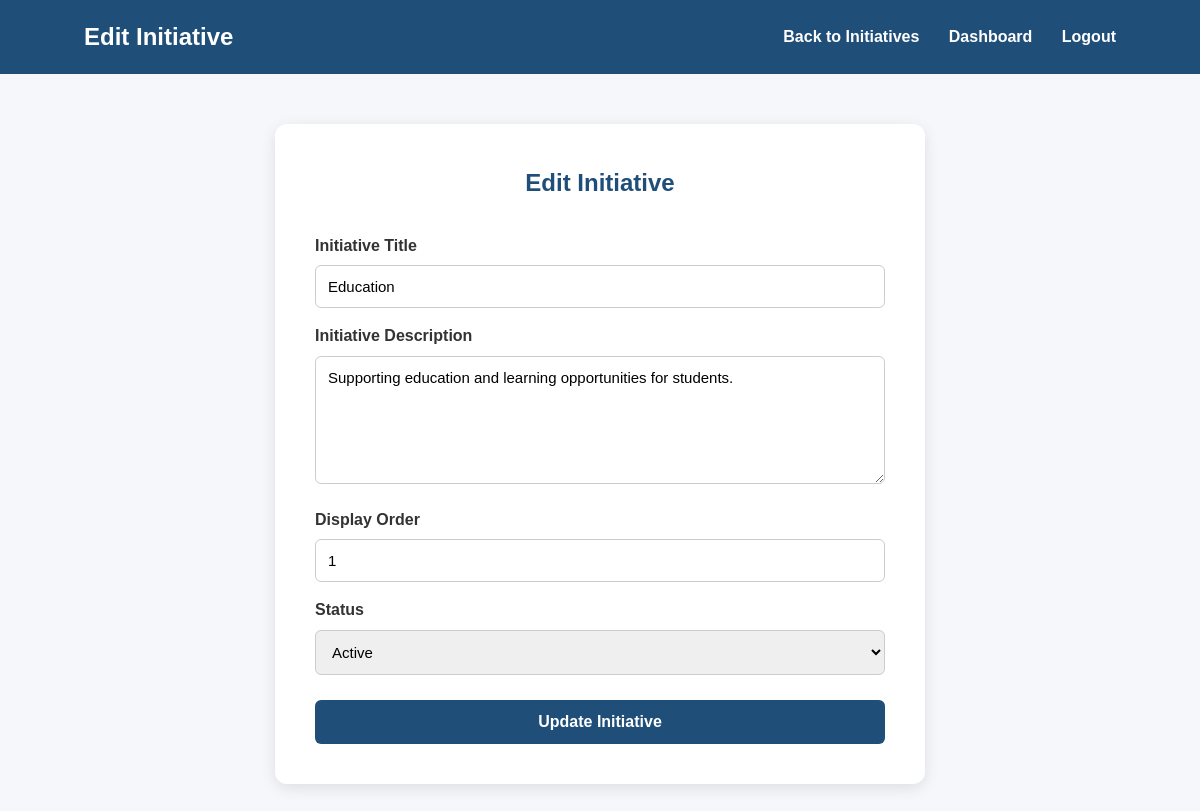
The app's page /admin/initiatives/edit/1 (signed in) with its own data.
### tables this page shows
CREATE TABLE initiatives (
            id INTEGER PRIMARY KEY AUTOINCREMENT,
            title TEXT NOT NULL,
            description TEXT,
            image_url TEXT,
            display_order INTEGER DEFAULT 1,
            status INTEGER DEFAULT 1
        );

### app.py (the view, shortened to what this page needs)
@app.route(
    "/admin/initiatives/edit/<int:initiative_id>",
    methods=["GET", "POST"]
)
def edit_initiative(initiative_id):
    if not session.get("admin_logged_in"):
        return redirect(
            url_for("admin_login")
        )
    connection = get_db_connection()
    initiative = connection.execute(
        """
        SELECT *
        FROM initiatives
        WHERE id = ?
        """,
        (initiative_id,)
    ).fetchone()
    if initiative is None:
        connection.close()
        return "Initiative not found", 404
    connection.close()
    return render_template(
        "edit_initiative.html",
        initiative=initiative
    )

### database.py (called while the page is built)
def get_db_connection():
    connection = sqlite3.connect(DATABASE)
    connection.row_factory = sqlite3.Row
    return connection

### templates/edit_initiative.html (shortened to what this page needs)
<!DOCTYPE html>
<html lang="en">
<head>
    <link rel="stylesheet"
          href="{{ url_for('static', filename='css/style.css') }}">
</head>
<body>
<header>
    <div class="logo">
        Edit Initiative
    </div>
    <nav>
        <a href="{{ url_for('manage_initiatives') }}">
            Back to Initiatives
        </a>
        <a href="{{ url_for('admin_dashboard') }}">
            Dashboard
        </a>
        <a href="{{ url_for('admin_logout') }}">
            Logout
        </a>
    </nav>
</header>
<section class="form-section">
    <div class="form-box">
        <h1>
            Edit Initiative
        </h1>
        <form method="POST">
            <label for="title">
                Initiative Title
            </label>
            <input
                type="text"
                id="title"
                name="title"
                value="{{ initiative['title'] }}"
                required>
            <label for="description">
                Initiative Description
            </label>
            <textarea
                id="description"
                name="description"
                rows="6"
                required>{{ initiative['description'] }}</textarea>
            <label for="display_order">
                Display Order
            </label>
            <input
                type="number"
                id="display_order"
                name="display_order"
                value="{{ initiative['display_order'] }}"
                min="1"
                required>
            <label for="status">
                Status
            </label>
            <select
                id="status"
                name="status">
                <option
                    value="1"
                    {% if initiative['status'] == 1 %}
                    selected
                    {% endif %}>
                    Active
                </option>
            </select>
            <button type="submit">
                Update Initiative
            </button>
        </form>
    </div>
</section>
</body>
</html>

### static/css/style.css (style rules this page uses)
* { margin: 0; padding: 0; box-sizing: border-box; }
body { font-family: Arial, sans-serif; line-height: 1.6; color: #333; background-color: #f8f9fa; }
header { background: #1f4e79; color: white; padding: 18px 7%; display: flex; justify-content: space-between; align-items: center; }
.logo { font-size: 24px; font-weight: bold; }
nav a { color: white; text-decoration: none; margin-left: 25px; font-weight: bold; }
.form-section { min-height: calc(100vh - 70px); padding: 50px 20px; background: #f5f7fa; display: flex; justify-content: center; }
.form-box { background: white; width: 650px; max-width: 100%; padding: 40px; border-radius: 12px; box-shadow: 0 4px 15px rgba(0, 0, 0, 0.1); height: fit-content; }
.form-box h1 { text-align: center; color: #1f4e79; margin-bottom: 30px; }
.form-box label { display: block; margin-top: 15px; margin-bottom: 7px; font-weight: bold; }
.form-box input, .form-box textarea, .form-box select { width: 100%; padding: 12px; border: 1px solid #ccc; border-radius: 6px; font-size: 15px; font-family: Arial, sans-serif; }
.form-box textarea { resize: vertical; }
.form-box button { width: 100%; margin-top: 25px; padding: 13px; background: #1f4e79; color: white; border: none; border-radius: 6px; font-size: 16px; font-weight: bold; cursor: pointer; }

### records on screen
initiatives: title "Education", description "Supporting education and learning opportunities for students.", display_order "1", status "Active"
